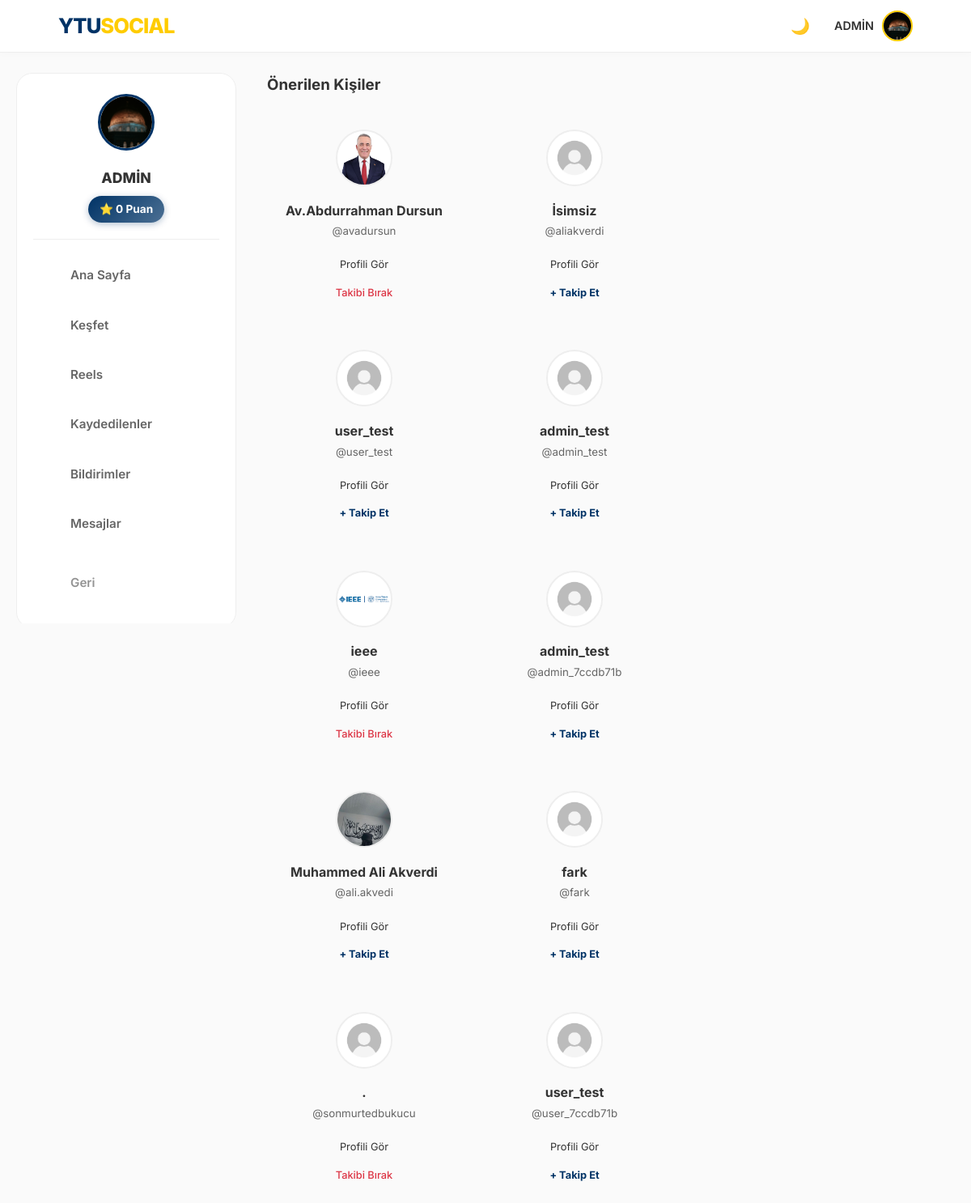
Screenshot of /users (signed in) with the database file from the repository.
### models.py (models this page shows, shortened)
class User(UserMixin, db.Model):
    id = db.Column(db.Integer, primary_key=True)
    email = db.Column(db.String(120), unique=True, nullable=False)
    password = db.Column(db.String(200), nullable=False)
    username = db.Column(db.String(50), nullable=True)
    handle = db.Column(db.String(30), unique=True, nullable=True)
    stories = db.relationship('Story', backref='author', lazy=True)
    is_admin = db.Column(db.Boolean, default=False)
    department = db.Column(db.String(100), nullable=True)
    score = db.Column(db.Integer, default=0)
    bio = db.Column(db.String(200), nullable=True)
    profile_pic = db.Column(db.String(200), default='img/default_avatar.png')
    is_verified = db.Column(db.Boolean, default=False)
    otp_code = db.Column(db.String(6))
    ban_expiration = db.Column(db.DateTime, nullable=True)
    is_banned = db.Column(db.Boolean, default=False)
    posts = db.relationship('Post', backref='author', lazy=True)
    image_file = db.Column(db.String(255), nullable=True)
    comments = db.relationship('Comment', backref='author', lazy=True)
    messages_sent = db.relationship('Message', foreign_keys='Message.sender_id', backref='sender', lazy='dynamic')
    messages_received = db.relationship('Message', foreign_keys='Message.recipient_id', backref='recipient', lazy='dynamic')
    saved_posts = db.relationship('SavedPost', back_populates='user', lazy=True, cascade="all, delete-orphan")
    followed = db.relationship(
        'User', secondary=followers,
        primaryjoin=(followers.c.follower_id == id),
        secondaryjoin=(followers.c.followed_id == id),
        backref=db.backref('followers', lazy='dynamic'), lazy='dynamic'
    )
    def is_following(self, user):
        return self.followed.filter(followers.c.followed_id == user.id).count() > 0

### routes/main.py (the view)
@main.route('/users')
@login_required
def user_list():
    users = User.query.filter(User.id != current_user.id).order_by(func.random()).limit(50).all()
    return render_template('user_list.html', users=users, title='Önerilen Kişiler')

### models.py (called while the page is built)
@login_manager.user_loader
def load_user(user_id):
    return User.query.get(int(user_id))

### utils.py (called while the page is built)
def get_trending_hashtags():
    from models import Post
    posts = Post.query.with_entities(Post.content).all()
    hashtags = {}
    for post in posts:
        if post.content:
            found_tags = re.findall(r"#(\w+)", post.content.lower())
            for tag in found_tags:
                hashtags[tag] = hashtags.get(tag, 0) + 1
    sorted_tags = sorted(hashtags.items(), key=lambda x: x[1], reverse=True)
    return sorted_tags[:5]

### templates/user_list.html (shortened to what this page needs)
<!DOCTYPE html>
<html lang="tr">
<head>
    <link rel="stylesheet" href="/static/style.css">
</head>
<body>
    {% include 'navbar_partial.html' ignore missing %}
    <div class="main-layout">
        <aside class="left-sidebar sticky-sidebar">
            <div style="background: var(--card-bg); border-radius: 20px; padding: 25px 20px; border: 1px solid var(--border-color);">
                <div style="text-align: center; margin-bottom: 20px; padding-bottom: 20px; border-bottom: 1px solid var(--border-color);">
                    <img src="/static/{{ current_user.profile_pic }}" style="width: 70px; height: 70px; border-radius: 50%; border: 3px solid var(--ytu-lacivert); object-fit: cover; margin-bottom: 12px;">
                    <h3 style="font-size: 1.1rem; font-weight: 800; color: var(--text-color); margin: 0 0 8px 0;">{{ current_user.username }}</h3>
                    <span style="background: linear-gradient(135deg, var(--ytu-lacivert), rgba(var(--ytu-lacivert-rgb), 0.7)); color: white; display: inline-block; padding: 6px 14px; border-radius: 20px; font-weight: 700; font-size: 0.85rem; box-shadow: 0 2px 8px rgba(var(--ytu-lacivert-rgb), 0.3);">⭐ {{ current_user.score }} Puan</span>
                </div>
                <nav style="display: flex; flex-direction: column; gap: 8px;">
                    <a href="{{ url_for('main.index') }}" class="sidebar-link" style="display: flex; align-items: center; gap: 12px; padding: 12px 14px; border-radius: 12px; color: var(--text-muted); text-decoration: none; font-weight: 600; font-size: 0.95rem; transition: all 0.2s;"> Ana Sayfa</a>
                    <a href="{{ url_for('main.explore') }}" class="sidebar-link" style="display: flex; align-items: center; gap: 12px; padding: 12px 14px; border-radius: 12px; color: var(--text-muted); text-decoration: none; font-weight: 600; font-size: 0.95rem; transition: all 0.2s;"> Keşfet</a>
                    <a href="{{ url_for('main.reels') }}" class="sidebar-link" style="display: flex; align-items: center; gap: 12px; padding: 12px 14px; border-radius: 12px; color: var(--text-muted); text-decoration: none; font-weight: 600; font-size: 0.95rem; transition: all 0.2s;"> Reels</a>
                    <a href="{{ url_for('main.saved_posts_list') }}" class="sidebar-link" style="display: flex; align-items: center; gap: 12px; padding: 12px 14px; border-radius: 12px; color: var(--text-muted); text-decoration: none; font-weight: 600; font-size: 0.95rem; transition: all 0.2s;"> Kaydedilenler</a>
                    <a href="{{ url_for('main.notifications') }}" class="sidebar-link" style="display: flex; align-items: center; gap: 12px; padding: 12px 14px; border-radius: 12px; color: var(--text-muted); text-decoration: none; font-weight: 600; font-size: 0.95rem; transition: all 0.2s;">
                         Bildirimler
                    </a>
                    <a href="{{ url_for('main.messages_inbox') }}" class="sidebar-link" style="display: flex; align-items: center; gap: 12px; padding: 12px 14px; border-radius: 12px; color: var(--text-muted); text-decoration: none; font-weight: 600; font-size: 0.95rem; transition: all 0.2s;"> Mesajlar</a>
                    <a href="javascript:history.back()" class="sidebar-link" style="display: flex; align-items: center; gap: 12px; padding: 12px 14px; border-radius: 12px; color: var(--text-muted); text-decoration: none; font-weight: 600; font-size: 0.95rem; transition: all 0.2s; margin-top: 12px; opacity: 0.7;"> Geri</a>
                </nav>
            </div>
        </aside>
        <main>
            <h3 class="page-title">{{ title }}</h3>
            <div class="user-grid">
                {% for user in users %}
                <div class="user-list-card">
                    <img src="/static/{{ user.profile_pic }}" class="user-list-avatar">
                    <h4 class="user-list-name">{{ user.username or 'İsimsiz' }}</h4>
                    <small class="user-list-handle">@{{ user.handle }}</small>
                    <div class="user-list-actions">
                        <a href="{{ url_for('main.user_profile', handle=user.handle) }}" class="btn-sm-profile">Profili Gör</a>
                        {% if user.id != current_user.id %}
                            {% if current_user.is_following(user) %}
                            <a href="{{ url_for('main.unfollow', handle=user.handle) }}" class="action-link link-unfollow">Takibi Bırak</a>
                            {% else %}
                            <a href="{{ url_for('main.follow', handle=user.handle) }}" class="action-link link-follow">+ Takip Et</a>
                            {% endif %}
                        {% endif %}
                    </div>
                </div>
                {% else %}
                <div style="grid-column: 1 / -1; text-align: center; color: var(--text-muted); padding: 40px;">
                    <p>Bu listede henüz kimse yok.</p>
                </div>
                {% endfor %}
            </div>
        </main>
    </div>
</body>
</html>

### templates/navbar_partial.html (shortened to what this page needs)
<nav class="navbar">
    <a href="/" class="nav-logo">YTU<span>SOCIAL</span></a>
    <div class="nav-items" id="mobile-menu">
        <button type="button" onclick="toggleDarkMode()" id="theme-btn" title="Temayı Değiştir" style="background:none; border:none; cursor:pointer; font-size:1.2rem;">
            🌙
        </button>
        <div class="profile-menu" onclick="toggleProfileDropdown()">
            {% if current_user.is_authenticated %}
                <span style="font-weight: 600; font-size: 0.9rem;">{{ current_user.username }}</span>
                <img src="/static/{{ current_user.profile_pic }}" class="nav-avatar" alt="Profil">
            {% else %}
                <span style="font-weight: 600;">Misafir</span>
                <img src="/static/img/default_avatar.png" class="nav-avatar" alt="Misafir">
            {% endif %}
        </div>
    </div>
</nav>

### rows the page displays
User: username "ADMİN", profile_pic (picture), score "0"
User: profile_pic (picture), username "Av.Abdurrahman Dursun", handle "avadursun"
User: profile_pic (placeholder picture), username "İsimsiz", handle "aliakverdi"
User: profile_pic (placeholder picture), username "user_test", handle "user_test"
User: profile_pic (placeholder picture), username "admin_test", handle "admin_test"
User: profile_pic (picture), username "ieee", handle "ieee"
User: profile_pic (placeholder picture), username "admin_test", handle "admin_7ccdb71b"
User: profile_pic (picture), username "Muhammed Ali Akverdi", handle "ali.akvedi"
User: profile_pic (placeholder picture), username "fark", handle "fark"
User: profile_pic (placeholder picture), username ".", handle "sonmurtedbukucu"
User: profile_pic (placeholder picture), username "user_test", handle "user_7ccdb71b"

### other values shown
{{ title }} "Önerilen Kişiler"
